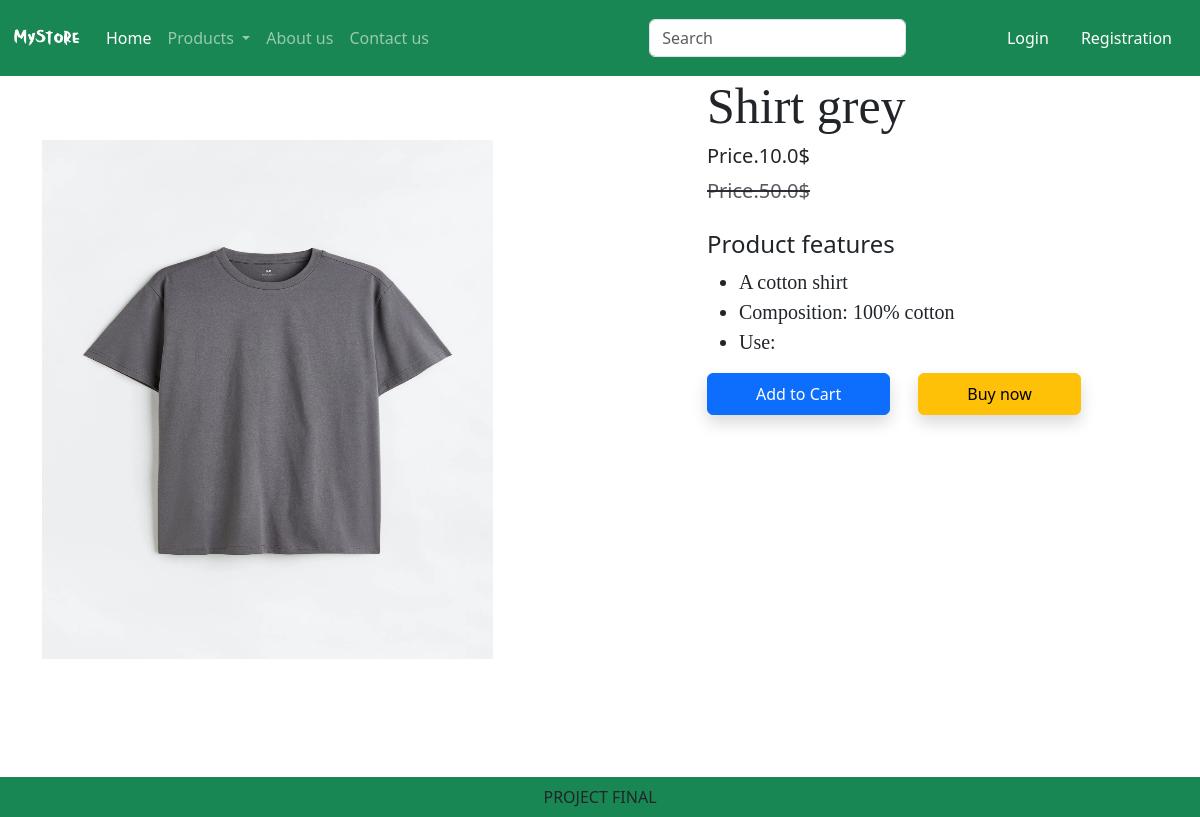
Screenshot of /product-detail/1 with the database file from the repository.
### app/models.py (models this page shows, shortened)
class Product(models.Model):
    title = models.CharField(max_length=100)
    selling_price = models.FloatField()
    discounted_price = models.FloatField()
    description = models.TextField()
    composition = models.TextField(default='')
    podapp = models.TextField(default='')
    category = models.CharField(choices=CATEGORY_CHOICES, max_length=2)
    product_image = models.ImageField(upload_to='product', blank=True, null=True)

### app/views.py (the view)
# urls.py: path("product-detail/<int:pk>", views.ProductDetail.as_view(),name="product-detail" ),
class ProductDetail(View):
    def get(self,request,pk):
        product = Product.objects.get(pk=pk)
        return render(request,"app/productdetail.html",locals())

### app/templates/app/productdetail.html (shortened to what this page needs)
{% extends 'app/base.html' %}
{% load static %}
{% block main-content %}
    <div class="container">
        <div class ="row flex justify-content-between">
            <div class="img2 col-lg-5 mt-5">
                <img src="{{product.product_image.url}}" class="image col-xs-6 col-sm-12 col-lg-12 mt-3 text-sm-center w-100 h-75" alt="">
            </div>
            <div class="productdetail col-lg-5">
                <h1 style="font-family:Georgia;font-size:50px;">{{product.title}}</h1>
                <h5>Price.{{product.discounted_price}}$</h5>
                <small class ="text-decoration-line-through text-muted fs-5"><del>Price.{{product.selling_price}}$</small></del>
                <br><br><h4>Product features</h4>
                <ul class ="fs-5" style="font-family: Rajdhani;">
                    <li>{{product.description}}</li>
                    <li>Composition: {{product.composition}}</li>
                    <li>Use: {{product.prodapp}}</li>
                </ul>
                <form action="/add-to-cart" class="d-inline">
                    <button type="submit" class="btn btn-primary shadow px-5 py-2">Add to Cart</button>
                </form>
                <a href ="{% url 'showcart' %}" class ="btn btn-warning shadow px-5 py-2 ms-4">Buy now</a>
            </div>
        </div>
    </div>
{% endblock main-content %}

### rows the page displays
Product: product_image (picture), title "Shirt grey", discounted_price "10.0", selling_price "50.0", description "A cotton shirt", composition "100% cotton"
